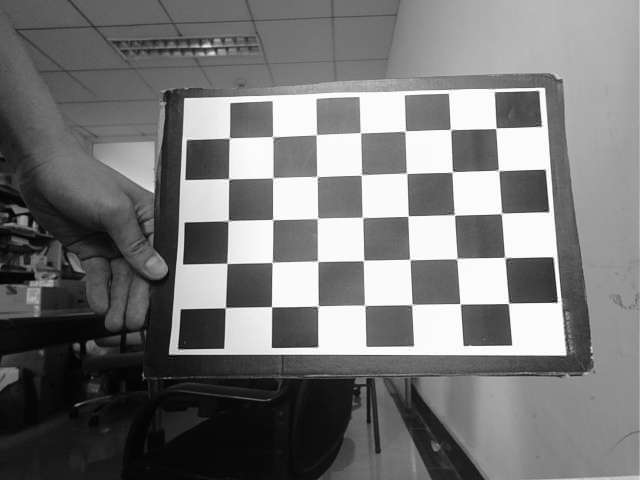
#> input picture imgs/left/left0.jpg, 640 x 480 px; its folder holds 4 pictures in this run
$ python calibration_interactive.py   (older library calls are emulated)
#> lines starting #> are read from the running program, lines starting #| are printed output that depends on the picture
#!/usr/bin/env python
# coding: utf-8


import cv2
import numpy as np
import matplotlib.pyplot as plt
import glob
import re


def cameraCalibrate(img_names, board_shape, visualize=False, visualize_shape=(4, 4)):

    # generate object points and calibrate camera
    bw, bh = board_shape
    x = np.arange(bw)
    y = np.arange(bh)
    yy, xx = np.meshgrid(y, x)
    obj_points = np.stack([xx, yy, np.zeros_like(xx)], axis=2)
    obj_points = obj_points.reshape(-1, 1, 3).astype(np.float32)

    w, h, _ = cv2.imread(img_names[0]).shape

    # get all image corner pts
    img_pts = list()
    obj_pts = list()
    plt.title('single camera cornert detection')
    # plt.figure(figsize=(20, 20))
    for i, img_name in enumerate(img_names):
        img_data = cv2.imread(img_name)
        flag, corner_pts = cv2.findChessboardCorners(img_data, (bh, bw))

        if i + 1 <= visualize_shape[0] * visualize_shape[1]:
            plt.subplot(visualize_shape[0], visualize_shape[1], i + 1)
            plt.imshow(img_data)

        if not flag: continue

        for i in range(9):
            plt.scatter(corner_pts[i * 5: (i + 1) * 5, 0, 0], corner_pts[i * 5: (i + 1) * 5, 0, 1], marker='^', linewidths=0.1)

        img_pts.append(corner_pts)
        obj_pts.append(obj_points)


    plt.show()

    ret_val, matrix, dist_coff, rvec, tvec = cv2.calibrateCamera(np.array(obj_pts), np.array(img_pts), (w, h), None, None)

    plt.title('single camera calibration')
    # plot undistorted images with detected points
    for i, img_name in enumerate(img_names):
        img_data = cv2.imread(img_name)

        new_matrix, roi = cv2.getOptimalNewCameraMatrix(matrix, dist_coff, (w, h), 0, (w, h))

        undistored_image = cv2.undistort(img_data, matrix, dist_coff, new_matrix)
        plt.subplot(visualize_shape[0], visualize_shape[1], i + 1)
        plt.imshow(undistored_image)


    plt.show()
    return ret_val, matrix, dist_coff, img_pts, obj_pts, w, h


def binocularCameraCalibrate(left_imgs, right_imgs, board_shape, visualize=False, visualize_shape=(4,4)):
    # check number consistency
#> called with board_shape = (7, 5), visualize = True, visualize_shape = (2, 2)
    for left_name, right_name in zip(left_imgs, right_imgs):
        assert re.findall(r'd+', left_name) == re.findall(r'd+', right_name), f"{left_name}, {right_name} not consistent!"

    # calibrate single camera
    errleft, ml, dl, img_ptsl, obj_pts, w, h = cameraCalibrate(left_imgs, board_shape, visualize, visualize_shape)
#> in cameraCalibrate, `w, h, _ = cv2.imread(img_names[0]).shape`: w = 480; h = 640
#> in cameraCalibrate, img_data is the input picture: shape (480, 640, 3); min 0, max 255, mean 118.4
#> in cameraCalibrate, `flag, corner_pts = cv2.findChessboardCorners(img_data, (bh, bw))`: flag = True; corner_pts = 35 rows, first 8: [496.3, 127.7], [499.6, 171.2], [499.8, 213.9], [504.9, 257.6], [508, 303.7], [449.5, 130.5], [452.6, 170.6], [454.7, 215.6]
#> pass 2 of the loop in cameraCalibrate, `for i, img_name in enumerate(img_names):`:
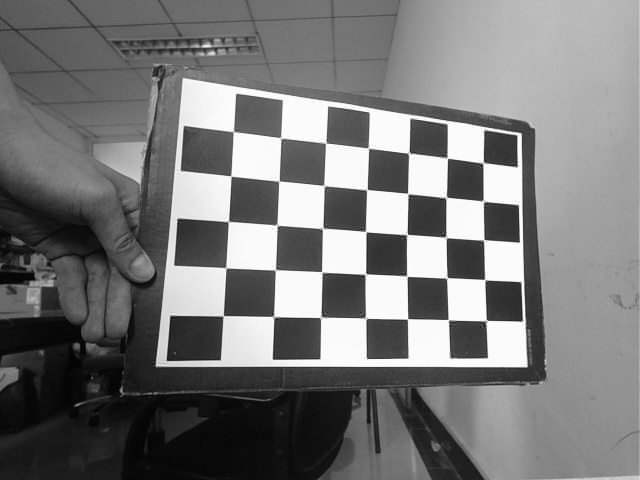
#> input picture imgs/left/left1.jpg, 640 x 480 px
#> in cameraCalibrate, img_data is the input picture: shape (480, 640, 3); min 0, max 255, mean 120
#> corner_pts = 35 rows, first 8: [223.5, 315.7], [225.9, 267.9], [228.3, 221.4], [231, 176], [233.3, 131.7], [273.4, 316.7], [275.4, 269.9], [277.1, 224.7]
#> pass 3 of the loop in cameraCalibrate, `for i, img_name in enumerate(img_names):`:
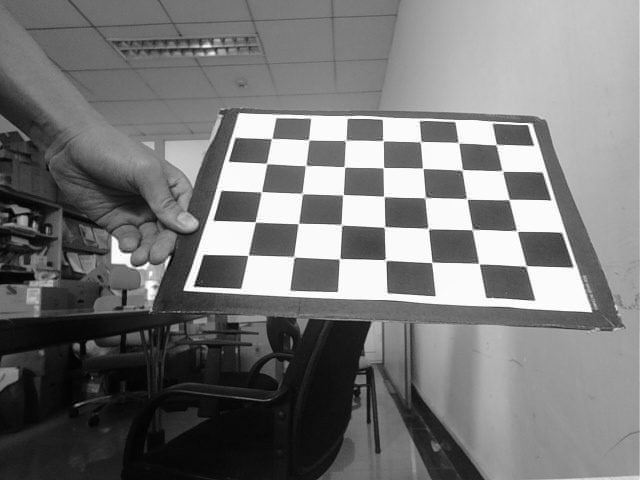
#> input picture imgs/left/left10.jpg, 640 x 480 px
#> in cameraCalibrate, img_data is the input picture: shape (480, 640, 3); min 0, max 255, mean 118.6
#> corner_pts = 35 rows, first 8: [248, 255.4], [255.4, 221.9], [261.4, 191.7], [266.5, 163.4], [271.6, 138.5], [294.6, 257.2], [298.4, 223.5], [302.4, 193.7]
#> the loop made 4 passes; the first 3 are shown
#> in cameraCalibrate, `plt.show()`:
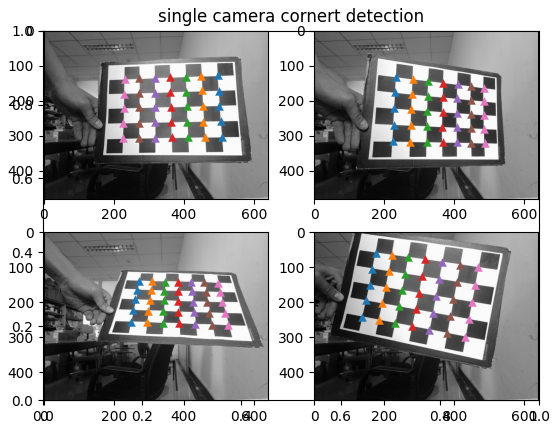
#> figure drawn by matplotlib, 4 panels
#> in cameraCalibrate, `undistored_image = cv2.undistort(img_data, matrix, dist_coff, new_matr..`:
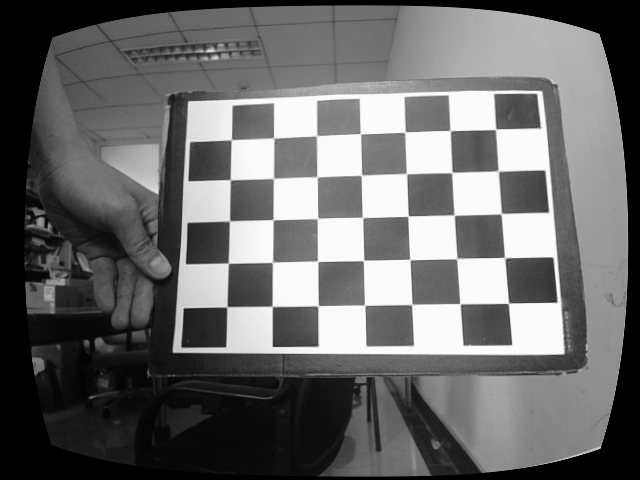
#> undistored_image: shape (480, 640, 3); min 0, max 255, mean 105.1
#> pass 2 of the loop in cameraCalibrate, `for i, img_name in enumerate(img_names):`:
#> in cameraCalibrate, `undistored_image = cv2.undistort(img_data, matrix, dist_coff, new_matr..`:
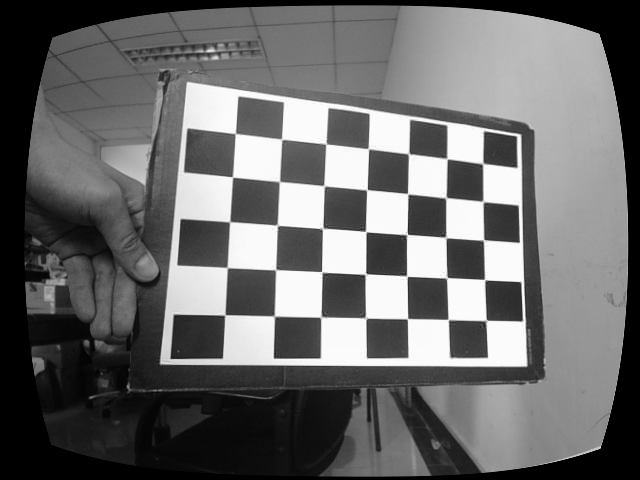
#> undistored_image: shape (480, 640, 3); min 0, max 255, mean 105.8
#> pass 3 of the loop in cameraCalibrate, `for i, img_name in enumerate(img_names):`:
#> in cameraCalibrate, `undistored_image = cv2.undistort(img_data, matrix, dist_coff, new_matr..`:
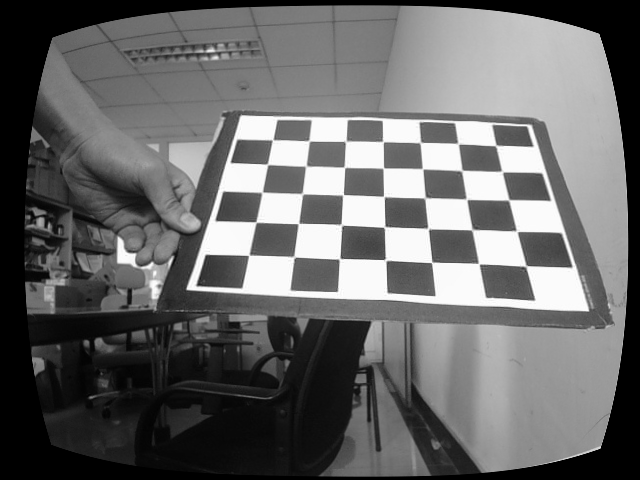
#> undistored_image: shape (480, 640, 3); min 0, max 255, mean 104.1
#> the loop made 4 passes; the first 3 are shown
#> in cameraCalibrate, `plt.show()`:
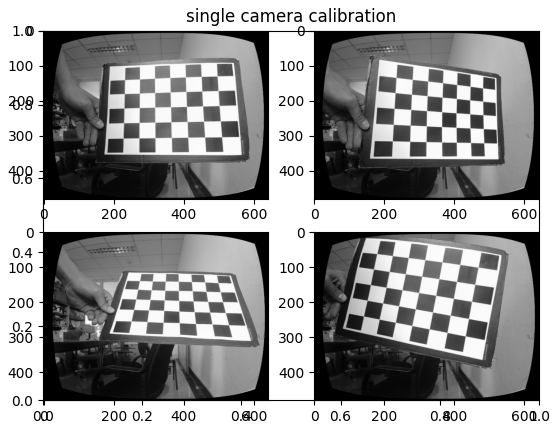
#> figure drawn by matplotlib, 4 panels


    errright, mr, dr, img_ptsr, _, _, _ = cameraCalibrate(right_imgs, board_shape, visualize, visualize_shape)

    # calibrate binocular camera
    err, ml, dl, mr, dr, R, T, E, F = cv2.stereoCalibrate(obj_pts, img_ptsl, img_ptsr, ml, dl, mr, dr, (w, h), flags=cv2.CALIB_FIX_INTRINSIC)

    # stereo rectify
    Rl, Rr, Pl, Pr, Q, Roil, Roir = cv2.stereoRectify(ml, dl, mr, dr, (w, h), R, T)

    lmapx, lmapy = cv2.initUndistortRectifyMap(ml, dl, Rl, Pl[:,:3], (w, h), cv2.CV_32FC1)
    rmapx, rmapy = cv2.initUndistortRectifyMap(mr, dr, Rr, Pr[:,:3], (w, h), cv2.CV_32FC1)

    plt.figure(figsize=(10, 10), dpi=100)
    for i, img_pair in enumerate(zip(left_imgs, right_imgs)):
        left_img, right_img = cv2.imread(img_pair[0]), cv2.imread(img_pair[1])

        nleft = cv2.remap(left_img, lmapx, lmapy, cv2.INTER_LINEAR)
        nright = cv2.remap(right_img, rmapx, rmapy, cv2.INTER_LINEAR)

        # concat image
        full_img = cv2.hconcat([nleft, nright])
        h, w, _ = full_img.shape

        plt.subplot(visualize_shape[0], visualize_shape[1], i + 1)
        plt.imshow(full_img)

        # plot line
        for i in range(0, h, 50):
            plt.plot([0, w-1], [i, i], linewidth=0.5)


    plt.show()

    return ml, dl,mr, dr, R, T


if __name__ == '__main__':


    left_imgs = sorted(glob.glob('imgs/left/*.jpg'))[:4]
    right_imgs = sorted(glob.glob('imgs/right/*.jpg'))[:4]

#> (the run stopped early here; a loop or call above may not have finished)
